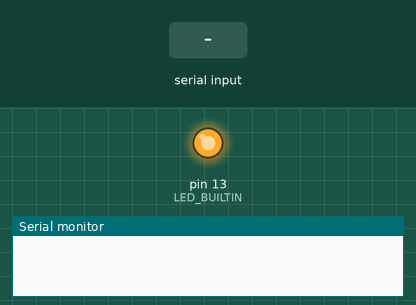
Simulated run of this sketch. Board: Arduino Uno, built with avr-gcc and run on an emulated ATmega328P. On the bench: output pins drawn as LEDs (lit = HIGH), the last lines printed to the serial monitor. The inputs (shaded band) are chosen by the test bench.

Above: at 1.2 s.
1.3 s: "0\n" received over Serial
At 2.2 s:
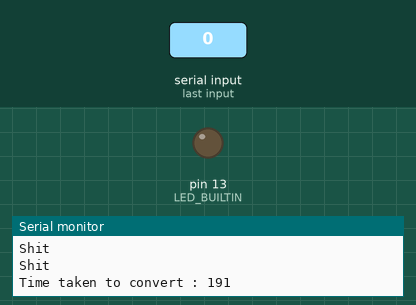
Timing chart, 0 to 4.3 s (numbered marks = the images above; inputs shaded):
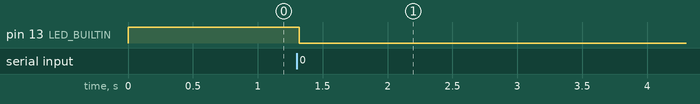

The sketch:

Serial_Hex_To_Dec.ino
```cpp
word value[3][16][8];

String serialData;

int oldmillis;

void setup() {
  Serial.begin(115200);
  pinMode(LED_BUILTIN, OUTPUT);
  digitalWrite(LED_BUILTIN, HIGH);
}

void loop() {
  if (Serial.available() > 0) {
    serialData = Serial.readStringUntil('\n');
  }

  if (serialData != NULL) {
    oldmillis = millis();
    Serial.println("[" + String(millis()) + "]");
    Serial.println(serialData);
    for (int rgb = 0; rgb < 3 ; rgb++) {
      for (int x = 0; x < 16; x++) {
        for (int y = 0; y < 8; y++) {
          int i = (rgb * 128) + (x * 8) + y;
          //Serial.println(serialData.substring((i * 4) + 1, (i + 1) * 4 ));
          value[rgb][x][y] = strToValue(serialData.substring((i * 4) + 1, (i + 1) * 4 ));
        }
      }
    }
    //Serial.println("Value of rgb  :\n");
    for (int rgb = 0; rgb < 3 ; rgb++) {
      for (int x = 0; x < 16; x++) {
        for (int y = 0; y < 8; y++) {
          if(value[rgb][x][y] > 4905){
          Serial.println("Shit");
          digitalWrite(LED_BUILTIN, LOW);
          }
          //else
          //Serial.println(String(value[rgb][x][y]));
        }
      }
    }
    serialData.remove(0, 1538);
    Serial.println("Time taken to convert : " + String(millis() - oldmillis));
  }
}

word strToValue(String str) {
  word hex[3];
  for (int i = 0; i < 3; i++) {
    int buffer;
    switch (str.charAt(i)) {
      case 48: buffer = 0; break;
      case 49: buffer = 1; break;
      case 50: buffer = 2; break;
      case 51: buffer = 3; break;
      case 52: buffer = 4; break;
      case 53: buffer = 5; break;
      case 54: buffer = 6; break;
      case 55: buffer = 7; break;
      case 56: buffer = 8; break;
      case 57: buffer = 9; break;
      case 65: buffer = 10; break;
      case 66: buffer = 11; break;
      case 67: buffer = 12; break;
      case 68: buffer = 13; break;
      case 69: buffer = 14; break;
      case 70: buffer = 15; break;
    }
    hex[i] = buffer;
  }
  word decimal = (hex[0]*16*16) + (hex[1]*16) + (hex[2]);
  return decimal;
}
```

Measured:
- after the input at 1.3 s, pin 13 (LED_BUILTIN): HIGH → LOW at once
